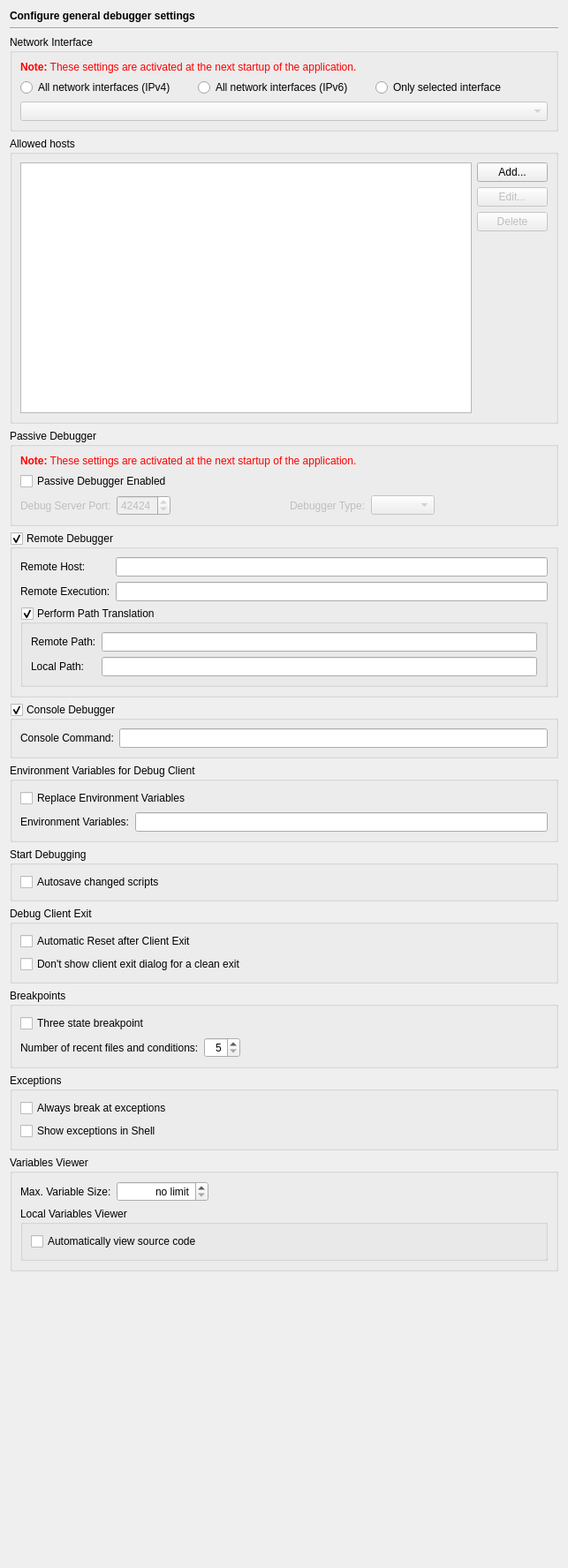
<?xml version="1.0" encoding="UTF-8"?>
<ui version="4.0">
 <class>DebuggerGeneralPage</class>
 <widget class="QWidget" name="DebuggerGeneralPage">
  <property name="geometry">
   <rect>
    <x>0</x>
    <y>0</y>
    <width>643</width>
    <height>1776</height>
   </rect>
  </property>
  <layout class="QVBoxLayout" name="verticalLayout_7">
   <item>
    <widget class="QLabel" name="headerLabel">
     <property name="text">
      <string>&lt;b&gt;Configure general debugger settings&lt;/b&gt;</string>
     </property>
    </widget>
   </item>
   <item>
    <widget class="Line" name="line11">
     <property name="frameShape">
      <enum>QFrame::HLine</enum>
     </property>
     <property name="frameShadow">
      <enum>QFrame::Sunken</enum>
     </property>
     <property name="orientation">
      <enum>Qt::Horizontal</enum>
     </property>
    </widget>
   </item>
   <item>
    <widget class="QGroupBox" name="groupBox_3">
     <property name="title">
      <string>Network Interface</string>
     </property>
     <layout class="QGridLayout" name="gridLayout_2">
      <item row="0" column="0" colspan="3">
       <widget class="QLabel" name="TextLabel1_2_3">
        <property name="text">
         <string>&lt;font color=&quot;#FF0000&quot;&gt;&lt;b&gt;Note:&lt;/b&gt; These settings are activated at the next startup of the application.&lt;/font&gt;</string>
        </property>
       </widget>
      </item>
      <item row="1" column="0">
       <widget class="QRadioButton" name="allInterfacesButton">
        <property name="toolTip">
         <string>Select to listen on all available network interfaces (IPv4 mode)</string>
        </property>
        <property name="text">
         <string>All network interfaces (IPv4)</string>
        </property>
       </widget>
      </item>
      <item row="1" column="1">
       <widget class="QRadioButton" name="all6InterfacesButton">
        <property name="toolTip">
         <string>Select to listen on all available network interfaces (IPv6 mode)</string>
        </property>
        <property name="text">
         <string>All network interfaces (IPv6)</string>
        </property>
       </widget>
      </item>
      <item row="1" column="2">
       <widget class="QRadioButton" name="selectedInterfaceButton">
        <property name="toolTip">
         <string>Select to listen on the configured interface</string>
        </property>
        <property name="text">
         <string>Only selected interface</string>
        </property>
       </widget>
      </item>
      <item row="2" column="0" colspan="3">
       <widget class="QComboBox" name="interfacesCombo">
        <property name="enabled">
         <bool>false</bool>
        </property>
        <property name="toolTip">
         <string>Select the network interface to listen on</string>
        </property>
       </widget>
      </item>
     </layout>
    </widget>
   </item>
   <item>
    <widget class="QGroupBox" name="groupBox_4">
     <property name="title">
      <string>Allowed hosts</string>
     </property>
     <layout class="QGridLayout">
      <item row="3" column="1">
       <spacer>
        <property name="orientation">
         <enum>Qt::Vertical</enum>
        </property>
        <property name="sizeHint" stdset="0">
         <size>
          <width>20</width>
          <height>40</height>
         </size>
        </property>
       </spacer>
      </item>
      <item row="2" column="1">
       <widget class="QPushButton" name="deleteAllowedHostButton">
        <property name="enabled">
         <bool>false</bool>
        </property>
        <property name="text">
         <string>Delete</string>
        </property>
       </widget>
      </item>
      <item row="1" column="1">
       <widget class="QPushButton" name="editAllowedHostButton">
        <property name="enabled">
         <bool>false</bool>
        </property>
        <property name="text">
         <string>Edit...</string>
        </property>
       </widget>
      </item>
      <item row="0" column="1">
       <widget class="QPushButton" name="addAllowedHostButton">
        <property name="text">
         <string>Add...</string>
        </property>
       </widget>
      </item>
      <item row="0" column="0" rowspan="4">
       <widget class="QListWidget" name="allowedHostsList">
        <property name="sizePolicy">
         <sizepolicy hsizetype="Expanding" vsizetype="Preferred">
          <horstretch>0</horstretch>
          <verstretch>0</verstretch>
         </sizepolicy>
        </property>
       </widget>
      </item>
     </layout>
    </widget>
   </item>
   <item>
    <widget class="QGroupBox" name="passiveDbgGroup">
     <property name="title">
      <string>Passive Debugger</string>
     </property>
     <layout class="QGridLayout" name="gridLayout">
      <item row="0" column="0" colspan="6">
       <widget class="QLabel" name="TextLabel1_2_2">
        <property name="text">
         <string>&lt;font color=&quot;#FF0000&quot;&gt;&lt;b&gt;Note:&lt;/b&gt; These settings are activated at the next startup of the application.&lt;/font&gt;</string>
        </property>
       </widget>
      </item>
      <item row="1" column="0" colspan="6">
       <widget class="QCheckBox" name="passiveDbgCheckBox">
        <property name="toolTip">
         <string>Enables the passive debug mode</string>
        </property>
        <property name="whatsThis">
         <string>&lt;b&gt;Passive Debugger Enabled&lt;/b&gt;
&lt;p&gt;This enables the passive debugging mode. In this mode the debug client (the script) connects to the debug server (the IDE). The script is started outside the IDE. This way mod_python or Zope scripts can be debugged.&lt;/p&gt;</string>
        </property>
        <property name="text">
         <string>Passive Debugger Enabled</string>
        </property>
       </widget>
      </item>
      <item row="2" column="0">
       <widget class="QLabel" name="passiveDbgPortLabel">
        <property name="enabled">
         <bool>false</bool>
        </property>
        <property name="text">
         <string>Debug Server Port:</string>
        </property>
       </widget>
      </item>
      <item row="2" column="1">
       <widget class="QSpinBox" name="passiveDbgPortSpinBox">
        <property name="enabled">
         <bool>false</bool>
        </property>
        <property name="toolTip">
         <string>Enter the port the debugger should listen on</string>
        </property>
        <property name="whatsThis">
         <string>&lt;b&gt;Debug Server Port&lt;/b&gt;
&lt;p&gt;Enter the port the debugger should listen on.&lt;/p&gt;</string>
        </property>
        <property name="minimum">
         <number>1024</number>
        </property>
        <property name="maximum">
         <number>65535</number>
        </property>
        <property name="value">
         <number>42424</number>
        </property>
       </widget>
      </item>
      <item row="2" column="2">
       <spacer name="horizontalSpacer_2">
        <property name="orientation">
         <enum>Qt::Horizontal</enum>
        </property>
        <property name="sizeHint" stdset="0">
         <size>
          <width>91</width>
          <height>20</height>
         </size>
        </property>
       </spacer>
      </item>
      <item row="2" column="3">
       <widget class="QLabel" name="label">
        <property name="enabled">
         <bool>false</bool>
        </property>
        <property name="text">
         <string>Debugger Type:</string>
        </property>
       </widget>
      </item>
      <item row="2" column="4">
       <widget class="QComboBox" name="passiveDbgBackendCombo">
        <property name="enabled">
         <bool>false</bool>
        </property>
        <property name="toolTip">
         <string>Select the debugger type of the backend</string>
        </property>
       </widget>
      </item>
      <item row="2" column="5">
       <spacer name="horizontalSpacer">
        <property name="orientation">
         <enum>Qt::Horizontal</enum>
        </property>
        <property name="sizeHint" stdset="0">
         <size>
          <width>91</width>
          <height>20</height>
         </size>
        </property>
       </spacer>
      </item>
     </layout>
    </widget>
   </item>
   <item>
    <widget class="QGroupBox" name="remoteDebuggerGroup">
     <property name="toolTip">
      <string>Select, if the debugger should be run remotely</string>
     </property>
     <property name="title">
      <string>Remote Debugger</string>
     </property>
     <property name="checkable">
      <bool>true</bool>
     </property>
     <layout class="QGridLayout">
      <item row="0" column="1">
       <widget class="QLineEdit" name="hostLineEdit">
        <property name="toolTip">
         <string>Enter the hostname of the remote machine.</string>
        </property>
        <property name="whatsThis">
         <string>&lt;b&gt;Remote Host&lt;/b&gt;
&lt;p&gt;Enter the hostname of the remote machine.&lt;/p&gt;</string>
        </property>
       </widget>
      </item>
      <item row="0" column="0">
       <widget class="QLabel" name="hostLabel">
        <property name="text">
         <string>Remote Host:</string>
        </property>
        <property name="buddy">
         <cstring>hostLineEdit</cstring>
        </property>
       </widget>
      </item>
      <item row="1" column="0">
       <widget class="QLabel" name="execLabel">
        <property name="text">
         <string>Remote Execution:</string>
        </property>
        <property name="buddy">
         <cstring>execLineEdit</cstring>
        </property>
       </widget>
      </item>
      <item row="1" column="1">
       <widget class="QLineEdit" name="execLineEdit">
        <property name="toolTip">
         <string>Enter the remote execution command.</string>
        </property>
        <property name="whatsThis">
         <string>&lt;b&gt;Remote Execution&lt;/b&gt;
&lt;p&gt;Enter the remote execution command (e.g. ssh). This command is used to log into the remote host and execute the remote debugger.&lt;/p&gt;</string>
        </property>
       </widget>
      </item>
      <item row="2" column="0" colspan="2">
       <widget class="QGroupBox" name="dbgPathTranslationGroup">
        <property name="toolTip">
         <string>Select, if path translation for remote debugging should be done</string>
        </property>
        <property name="title">
         <string>Perform Path Translation</string>
        </property>
        <property name="checkable">
         <bool>true</bool>
        </property>
        <layout class="QGridLayout" name="_2">
         <item row="1" column="0">
          <widget class="QLabel" name="textLabel2_9">
           <property name="text">
            <string>Local Path:</string>
           </property>
          </widget>
         </item>
         <item row="1" column="1">
          <widget class="QLineEdit" name="dbgTranslationLocalEdit">
           <property name="toolTip">
            <string>Enter the local path</string>
           </property>
          </widget>
         </item>
         <item row="0" column="1">
          <widget class="QLineEdit" name="dbgTranslationRemoteEdit">
           <property name="toolTip">
            <string>Enter the remote path</string>
           </property>
          </widget>
         </item>
         <item row="0" column="0">
          <widget class="QLabel" name="textLabel1_18">
           <property name="text">
            <string>Remote Path:</string>
           </property>
          </widget>
         </item>
        </layout>
       </widget>
      </item>
     </layout>
    </widget>
   </item>
   <item>
    <widget class="QGroupBox" name="consoleDebuggerGroup">
     <property name="toolTip">
      <string>Select, if the debugger should be executed in a console window</string>
     </property>
     <property name="title">
      <string>Console Debugger</string>
     </property>
     <property name="checkable">
      <bool>true</bool>
     </property>
     <layout class="QGridLayout" name="_4">
      <item row="0" column="1">
       <widget class="QLineEdit" name="consoleDbgEdit">
        <property name="toolTip">
         <string>Enter the console command (e.g. xterm -e)</string>
        </property>
        <property name="whatsThis">
         <string>&lt;b&gt;Console Command&lt;/b&gt;
&lt;p&gt;Enter the console command (e.g. xterm -e). This command is used to open a command window for the debugger.&lt;/p&gt;</string>
        </property>
       </widget>
      </item>
      <item row="0" column="0">
       <widget class="QLabel" name="textLabel1_17">
        <property name="text">
         <string>Console Command:</string>
        </property>
       </widget>
      </item>
     </layout>
    </widget>
   </item>
   <item>
    <widget class="QGroupBox" name="groupBox_5">
     <property name="title">
      <string>Environment Variables for Debug Client</string>
     </property>
     <layout class="QGridLayout" name="_3">
      <item row="0" column="0" colspan="2">
       <widget class="QCheckBox" name="debugEnvironReplaceCheckBox">
        <property name="toolTip">
         <string>Select, if the environment should be replaced.</string>
        </property>
        <property name="whatsThis">
         <string>&lt;b&gt;Replace Environment&lt;/b&gt;
&lt;p&gt;If this entry is checked, the environment of the debugger will be replaced by the entries of the environment variables field. If it is unchecked, the environment will be ammended by these settings.&lt;/p&gt;</string>
        </property>
        <property name="text">
         <string>Replace Environment Variables</string>
        </property>
       </widget>
      </item>
      <item row="1" column="0">
       <widget class="QLabel" name="textLabel1_16">
        <property name="text">
         <string>Environment Variables:</string>
        </property>
       </widget>
      </item>
      <item row="1" column="1">
       <widget class="QLineEdit" name="debugEnvironEdit">
        <property name="toolTip">
         <string>Enter the environment variables to be set.</string>
        </property>
        <property name="whatsThis">
         <string>&lt;b&gt;Environment Variables&lt;/b&gt;
&lt;p&gt;Enter the environment variables to be set for the debugger. The individual settings must be separated by whitespace and be given in the form 'var=value'.&lt;/p&gt;
&lt;p&gt;Example: var1=1 var2=&quot;hello world&quot;&lt;/p&gt;</string>
        </property>
       </widget>
      </item>
     </layout>
    </widget>
   </item>
   <item>
    <widget class="QGroupBox" name="groupBox">
     <property name="title">
      <string>Start Debugging</string>
     </property>
     <layout class="QVBoxLayout" name="verticalLayout">
      <item>
       <widget class="QCheckBox" name="debugAutoSaveScriptsCheckBox">
        <property name="toolTip">
         <string>Select, whether changed scripts should be saved upon a debug, run, ... action.</string>
        </property>
        <property name="text">
         <string>Autosave changed scripts</string>
        </property>
       </widget>
      </item>
     </layout>
    </widget>
   </item>
   <item>
    <widget class="QGroupBox" name="groupBox_7">
     <property name="title">
      <string>Debug Client Exit</string>
     </property>
     <layout class="QVBoxLayout" name="verticalLayout_3">
      <item>
       <widget class="QCheckBox" name="automaticResetCheckBox">
        <property name="toolTip">
         <string>Select, whether a reset of the debug client should be performed after a client exit</string>
        </property>
        <property name="text">
         <string>Automatic Reset after Client Exit</string>
        </property>
       </widget>
      </item>
      <item>
       <widget class="QCheckBox" name="dontShowClientExitCheckBox">
        <property name="toolTip">
         <string>Select to suppress the client exit dialog for a clean exit</string>
        </property>
        <property name="text">
         <string>Don't show client exit dialog for a clean exit</string>
        </property>
       </widget>
      </item>
     </layout>
    </widget>
   </item>
   <item>
    <widget class="QGroupBox" name="groupBox_8">
     <property name="title">
      <string>Breakpoints</string>
     </property>
     <layout class="QVBoxLayout" name="verticalLayout_2">
      <item>
       <widget class="QCheckBox" name="debugThreeStateBreakPoint">
        <property name="toolTip">
         <string>Select to change the breakpoint toggle order from Off-&gt;On-&gt;Off to Off-&gt;On (permanent)-&gt;On (temporary)-&gt;Off</string>
        </property>
        <property name="text">
         <string>Three state breakpoint</string>
        </property>
       </widget>
      </item>
      <item>
       <layout class="QHBoxLayout" name="horizontalLayout_2">
        <item>
         <widget class="QLabel" name="label_4">
          <property name="text">
           <string>Number of recent files and conditions:</string>
          </property>
         </widget>
        </item>
        <item>
         <widget class="QSpinBox" name="recentFilesSpinBox">
          <property name="toolTip">
           <string>Enter the number of recent files and breakpoint conditions to remember</string>
          </property>
          <property name="alignment">
           <set>Qt::AlignRight|Qt::AlignTrailing|Qt::AlignVCenter</set>
          </property>
          <property name="minimum">
           <number>5</number>
          </property>
          <property name="maximum">
           <number>50</number>
          </property>
         </widget>
        </item>
        <item>
         <spacer name="spacer">
          <property name="orientation">
           <enum>Qt::Horizontal</enum>
          </property>
          <property name="sizeHint" stdset="0">
           <size>
            <width>40</width>
            <height>20</height>
           </size>
          </property>
         </spacer>
        </item>
       </layout>
      </item>
     </layout>
    </widget>
   </item>
   <item>
    <widget class="QGroupBox" name="groupBox_9">
     <property name="title">
      <string>Exceptions</string>
     </property>
     <layout class="QVBoxLayout" name="verticalLayout_4">
      <item>
       <widget class="QCheckBox" name="exceptionBreakCheckBox">
        <property name="toolTip">
         <string>Select to always break at exceptions</string>
        </property>
        <property name="text">
         <string>Always break at exceptions</string>
        </property>
       </widget>
      </item>
      <item>
       <widget class="QCheckBox" name="exceptionShellCheckBox">
        <property name="toolTip">
         <string>Select to show exception information in the shell window</string>
        </property>
        <property name="text">
         <string>Show exceptions in Shell</string>
        </property>
       </widget>
      </item>
     </layout>
    </widget>
   </item>
   <item>
    <widget class="QGroupBox" name="groupBox_11">
     <property name="title">
      <string>Variables Viewer</string>
     </property>
     <layout class="QVBoxLayout" name="verticalLayout_6">
      <item>
       <layout class="QHBoxLayout" name="horizontalLayout">
        <item>
         <widget class="QLabel" name="label_2">
          <property name="text">
           <string>Max. Variable Size:</string>
          </property>
         </widget>
        </item>
        <item>
         <widget class="QSpinBox" name="maxSizeSpinBox">
          <property name="toolTip">
           <string>Enter the maximum size of a variable to be shown (0 = no limit)</string>
          </property>
          <property name="alignment">
           <set>Qt::AlignRight|Qt::AlignTrailing|Qt::AlignVCenter</set>
          </property>
          <property name="specialValueText">
           <string>no limit</string>
          </property>
          <property name="showGroupSeparator" stdset="0">
           <bool>true</bool>
          </property>
          <property name="suffix">
           <string> Bytes</string>
          </property>
          <property name="maximum">
           <number>1063256064</number>
          </property>
          <property name="singleStep">
           <number>16384</number>
          </property>
         </widget>
        </item>
        <item>
         <spacer name="horizontalSpacer_3">
          <property name="orientation">
           <enum>Qt::Horizontal</enum>
          </property>
          <property name="sizeHint" stdset="0">
           <size>
            <width>40</width>
            <height>20</height>
           </size>
          </property>
         </spacer>
        </item>
       </layout>
      </item>
      <item>
       <widget class="QGroupBox" name="groupBox_10">
        <property name="title">
         <string>Local Variables Viewer</string>
        </property>
        <layout class="QVBoxLayout" name="verticalLayout_5">
         <item>
          <widget class="QCheckBox" name="autoViewSourcecodeCheckBox">
           <property name="toolTip">
            <string>Automatically view source code when user changes the callstack frame in the callstack viewer.</string>
           </property>
           <property name="text">
            <string>Automatically view source code</string>
           </property>
          </widget>
         </item>
        </layout>
       </widget>
      </item>
     </layout>
    </widget>
   </item>
   <item>
    <spacer name="verticalSpacer">
     <property name="orientation">
      <enum>Qt::Vertical</enum>
     </property>
     <property name="sizeHint" stdset="0">
      <size>
       <width>20</width>
       <height>28</height>
      </size>
     </property>
    </spacer>
   </item>
  </layout>
 </widget>
 <tabstops>
  <tabstop>allInterfacesButton</tabstop>
  <tabstop>all6InterfacesButton</tabstop>
  <tabstop>selectedInterfaceButton</tabstop>
  <tabstop>interfacesCombo</tabstop>
  <tabstop>allowedHostsList</tabstop>
  <tabstop>addAllowedHostButton</tabstop>
  <tabstop>editAllowedHostButton</tabstop>
  <tabstop>deleteAllowedHostButton</tabstop>
  <tabstop>passiveDbgCheckBox</tabstop>
  <tabstop>passiveDbgPortSpinBox</tabstop>
  <tabstop>passiveDbgBackendCombo</tabstop>
  <tabstop>remoteDebuggerGroup</tabstop>
  <tabstop>hostLineEdit</tabstop>
  <tabstop>execLineEdit</tabstop>
  <tabstop>dbgPathTranslationGroup</tabstop>
  <tabstop>dbgTranslationRemoteEdit</tabstop>
  <tabstop>dbgTranslationLocalEdit</tabstop>
  <tabstop>consoleDebuggerGroup</tabstop>
  <tabstop>consoleDbgEdit</tabstop>
  <tabstop>debugEnvironReplaceCheckBox</tabstop>
  <tabstop>debugEnvironEdit</tabstop>
  <tabstop>debugAutoSaveScriptsCheckBox</tabstop>
  <tabstop>automaticResetCheckBox</tabstop>
  <tabstop>dontShowClientExitCheckBox</tabstop>
  <tabstop>debugThreeStateBreakPoint</tabstop>
  <tabstop>recentFilesSpinBox</tabstop>
  <tabstop>exceptionBreakCheckBox</tabstop>
  <tabstop>exceptionShellCheckBox</tabstop>
  <tabstop>maxSizeSpinBox</tabstop>
  <tabstop>autoViewSourcecodeCheckBox</tabstop>
 </tabstops>
 <resources/>
 <connections>
  <connection>
   <sender>passiveDbgCheckBox</sender>
   <signal>toggled(bool)</signal>
   <receiver>passiveDbgPortLabel</receiver>
   <slot>setEnabled(bool)</slot>
   <hints>
    <hint type="sourcelabel">
     <x>121</x>
     <y>467</y>
    </hint>
    <hint type="destinationlabel">
     <x>107</x>
     <y>498</y>
    </hint>
   </hints>
  </connection>
  <connection>
   <sender>passiveDbgCheckBox</sender>
   <signal>toggled(bool)</signal>
   <receiver>passiveDbgPortSpinBox</receiver>
   <slot>setEnabled(bool)</slot>
   <hints>
    <hint type="sourcelabel">
     <x>219</x>
     <y>467</y>
    </hint>
    <hint type="destinationlabel">
     <x>205</x>
     <y>498</y>
    </hint>
   </hints>
  </connection>
  <connection>
   <sender>selectedInterfaceButton</sender>
   <signal>toggled(bool)</signal>
   <receiver>interfacesCombo</receiver>
   <slot>setEnabled(bool)</slot>
   <hints>
    <hint type="sourcelabel">
     <x>587</x>
     <y>107</y>
    </hint>
    <hint type="destinationlabel">
     <x>307</x>
     <y>137</y>
    </hint>
   </hints>
  </connection>
  <connection>
   <sender>passiveDbgCheckBox</sender>
   <signal>toggled(bool)</signal>
   <receiver>label</receiver>
   <slot>setEnabled(bool)</slot>
   <hints>
    <hint type="sourcelabel">
     <x>78</x>
     <y>467</y>
    </hint>
    <hint type="destinationlabel">
     <x>410</x>
     <y>498</y>
    </hint>
   </hints>
  </connection>
  <connection>
   <sender>passiveDbgCheckBox</sender>
   <signal>toggled(bool)</signal>
   <receiver>passiveDbgBackendCombo</receiver>
   <slot>setEnabled(bool)</slot>
   <hints>
    <hint type="sourcelabel">
     <x>257</x>
     <y>467</y>
    </hint>
    <hint type="destinationlabel">
     <x>484</x>
     <y>497</y>
    </hint>
   </hints>
  </connection>
 </connections>
</ui>
